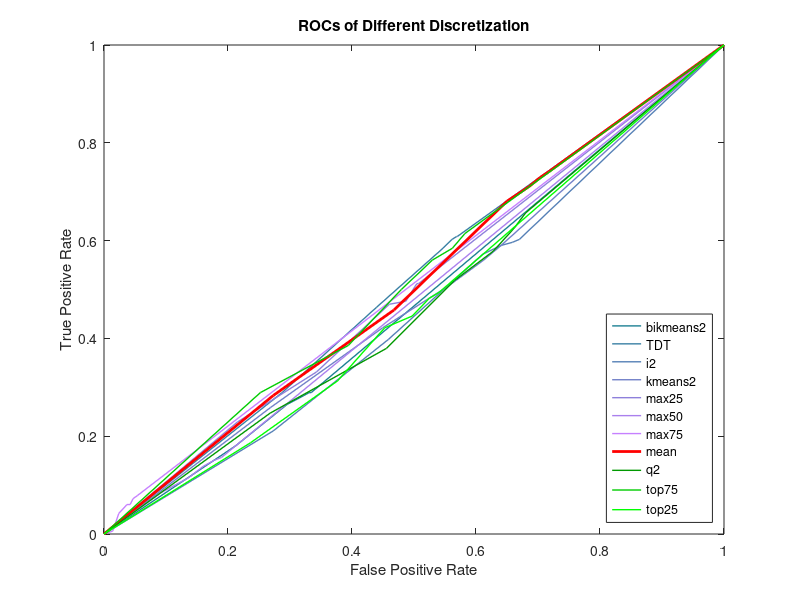

This chart was generated by the following MATLAB code:
clc,clear
load('SESP_DREAM3.mat')
% SeSp{1,:} are names of discretizations, just for reference; 
% first column: false positive rate; 
% second column: true positive rate (sensitivity);
% in total 11 different discretization methods; 
figure(1)
set(gcf,'color', [1 1 1]);

for i = 1:7
    plot(SeSp{2,i}(:,1), SeSp{2,i}(:,2),  'Color', [i/9 0.5 .5+i/14], 'LineWidth',1 ,'Marker', 'none', 'MarkerSize',4);
    hold on;
end
plot(SeSp{2,8}(:,1), SeSp{2,8}(:,2),  'Color', [1 0 0], 'LineWidth',2 ,'Marker', 'none', 'MarkerSize',4);
for i = 9:11
    plot(SeSp{2,i}(:,1), SeSp{2,i}(:,2),  'Color', [0 (i-6)/5 0], 'LineWidth',1 ,'Marker', 'none', 'MarkerSize',4);
end
xlabel('False Positive Rate'), ylabel('True Positive Rate');
legend(SeSp{1,1:11}, 'Location','southeast')
hold off
title('ROCs of Different Discretization')